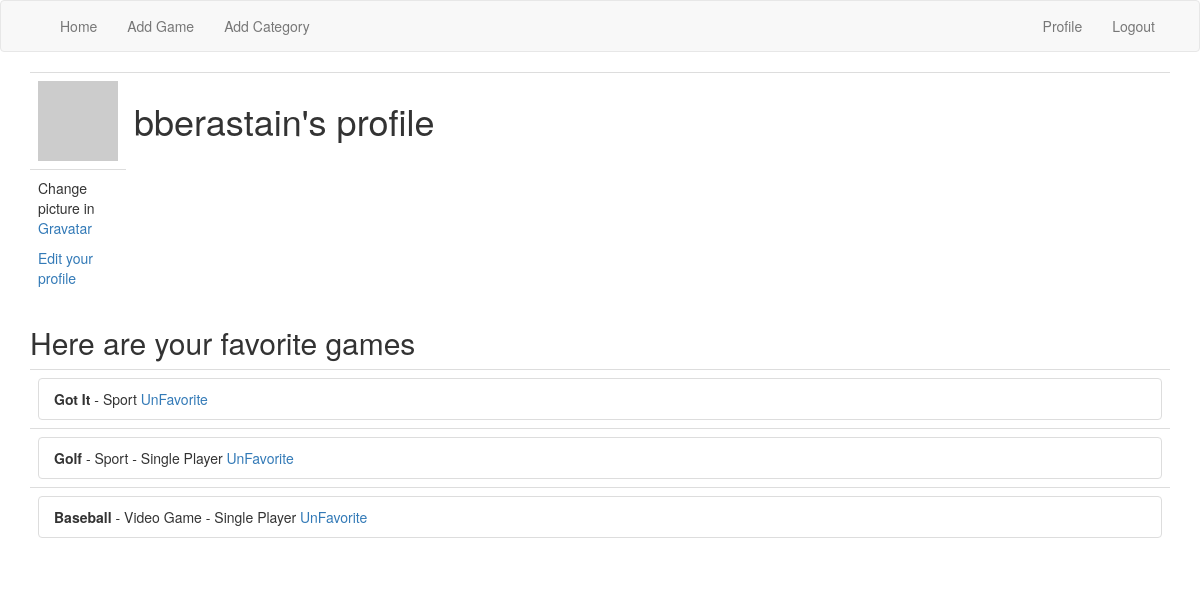
The page /user/bberastain (signed in) on the database its author committed.
### app/models.py (models this page shows, shortened)
class User(UserMixin, db.Model):
    id = db.Column(db.Integer, primary_key=True)
    username = db.Column(db.String(64), index=True, unique=True)
    email = db.Column(db.String(120), index=True, unique=True)
    password_hash = db.Column(db.String(128))
    about_me = db.Column(db.String(140))
    def avatar(self, size):
        digest = md5(self.email.lower().encode('utf-8')).hexdigest()
        return 'https://www.gravatar.com/avatar/{}?d=identicon&s={}'.format(
            digest, size)
    def is_favorite(self, game):
        return self.subscriptions.filter(
            favorites.c.game_id == game.id).count() > 0
    def favorite_games(self):
        return Game.query.join(
            favorites, (favorites.c.game_id == Game.id)).filter(
                favorites.c.user_id == self.id).all()

class Game(db.Model):
    id = db.Column(db.Integer, primary_key=True)
    name = db.Column(db.String(64), index=True, unique=True)
    category1_id = db.Column(db.Integer, db.ForeignKey('category1.id'))
    category2_id = db.Column(db.Integer, db.ForeignKey('category2.id'))
    subscribers = db.relationship(
            'User', secondary=favorites,
            backref=db.backref('subscriptions', lazy='dynamic'))

class Category1(db.Model):
    id = db.Column(db.Integer, primary_key=True)
    label = db.Column(db.String(64), index=True, unique=True)
    game = db.relationship('Game', backref='category1', lazy='dynamic')

class Category2(db.Model):
    id = db.Column(db.Integer, primary_key=True)
    label = db.Column(db.String(64), index=True, unique=True)
    game = db.relationship('Game', backref='category2', lazy='dynamic')

### app/routes.py (the view)
@app.route('/user/<username>')
@login_required
def user(username):
    user = User.query.filter_by(username=username).first_or_404()
    return render_template('user.html', user=user)

### app/models.py (called while the page is built)
@login.user_loader
def load_user(id):
    return User.query.get(int(id))

### app/templates/user.html (shortened to what this page needs)
{% extends "base.html" %}
{% block app_content %}
<table class="table table-hover">
    <tr valign="top">
        <td width="70px"><img src="{{ user.avatar(128) }}"></td>
        <td>
          <h1>{{ user.username }}'s profile</h1>
        </td>
    </tr>
    <tr>
      <td>
        {% if user == current_user %}
        <p>Change picture in <a href='https://en.gravatar.com/'>Gravatar</a></p>
        <p><a href="{{ url_for('edit_profile') }}">Edit your profile</a></p>
        {% endif %}
      </td>
    </tr>
</table>
{% with games = current_user.favorite_games() %}
  {% if games %}
    <h2>Here are your favorite games</h2>
    <table class="table table-hover">
    {% for game in games %}
      <tr valign="top">
        <td>
          {% include '_entry.html' %}
        </td>
      </tr>
    {% endfor %}
  {% else %}
    <h2>Search games on the home page and add them to your favorites</h2>
  {% endif %}
  {% endwith %}
{% endblock %}

### app/templates/_entry.html
<li class="list-group-item">
  <b>{{ game.name }}</b>
  {% if game.category1 %}
  {% if game.category1.label != 'N/A' %}
  - {{ game.category1.label }}
  {% endif %}
  {% endif %}
  {% if game.category2 %}
  {% if game.category2.label != 'N/A' %}
  - {{ game.category2.label }}
  {% endif %}
  {% endif %}
  {% if not current_user.is_anonymous %}
  {% if current_user.is_favorite(game) %}
  <a href="{{ url_for('unfavorite', game=game.id) }}">UnFavorite</a>
  {% else %}
  <a href="{{ url_for('favorite', game=game.id)}}">Favorite</a>
  {% endif %}
  {% endif %}
</li>

### rows shown on the page
User: username "bberastain"
Game: name "Got It", category1.label "Sport"
Game: name "Golf", category1.label "Sport", category2.label "Single Player"
Game: name "Baseball", category1.label "Video Game", category2.label "Single Player"
